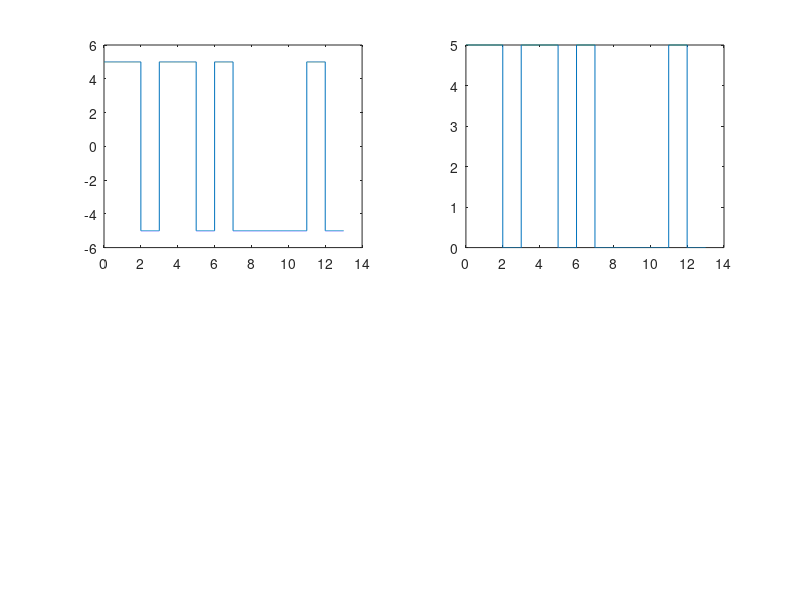

This chart was generated by the following MATLAB code:
clc;
clear;

data = [1 1 0 1 1 0 1 0 0 0 0 1 0];
k=1;
t=0;
bitrate  = 1;
samplesize = 1000;
for j=1:length(data)
  for i=0:1/samplesize:bitrate
    time(k) = i+t;
    if data(j)==1
      result(k)=5;
    else result(k)=-5;
      
      end;
      k = k+1;
  
end;
t= time(k-1);
end;
  subplot(2,2,1);
 plot(time,result);
  
 
  
 

 
 
l=1;
bitduration =(length(result) /samplesize);
bitduration = round(bitduration);
for i=100:samplesize:length(result)
  
  if result(i) == 5
    bit(l)=1;
   else 
    bit(l)=0;
    
  end;
  l=l+1;
  
end;
disp(bit);



k=1;
t=0;
samplesize = 1000;
for j=1:length(data)
  for i=0:1/samplesize:1
    time(k) = i+t;
    if data(j)==1
      result(k)=5;
    else result(k)=0;
      
      end;
      k = k+1;
  
end;
t= time(k-1);
end;
subplot(2,2,2);
plot(time,result);

clc;
clear;

data = [1 1 0 1 1 0 1 0 0 0 0 1 0];
k=1;
t=0;
samplesize = 1000;
for j=1:length(data)
  for i=0:1/samplesize:1
    time(k) = i+t;
    if data(j)==1
      result(k)=5;
    else result(k)=-5;
      
      end;
      k = k+1;
  
end;
t= time(k-1);
end;
  subplot(2,2,1);
 plot(time,result);
  
 
  
 

 
 
l=1;
bitduration =(length(result) /samplesize);
bitduration = round(bitduration);
for i=100:samplesize:length(result)
  
  if result(i) == 5
    bit(l)=1;
   else 
    bit(l)=0;
    
  end;
  l=l+1;
  
end;
disp(bit);



k=1;
t=0;
samplesize = 1000;
for j=1:length(data)
  for i=0:1/samplesize:1
    time(k) = i+t;
    if data(j)==1
      result(k)=5;
    else result(k)=0;
      
      end;
      k = k+1;
  
end;
t= time(k-1);
end;
subplot(2,2,2);
plot(time,result);
